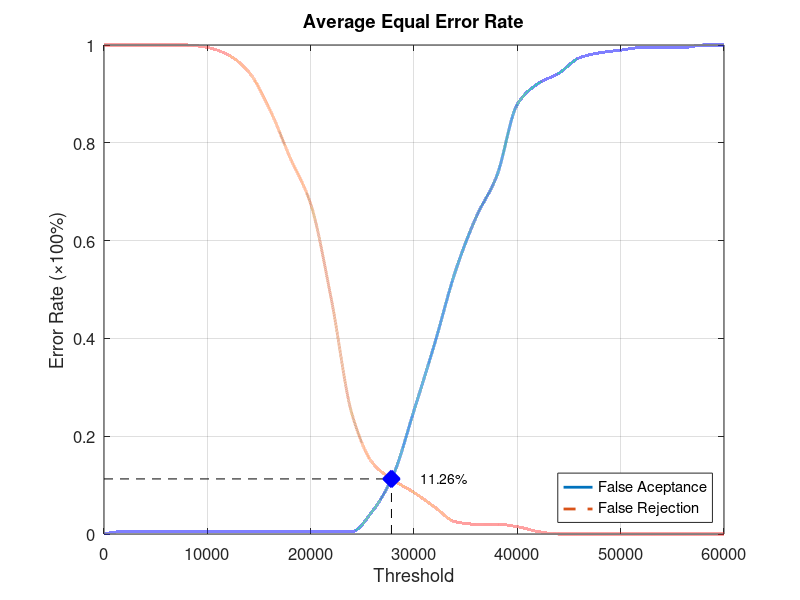
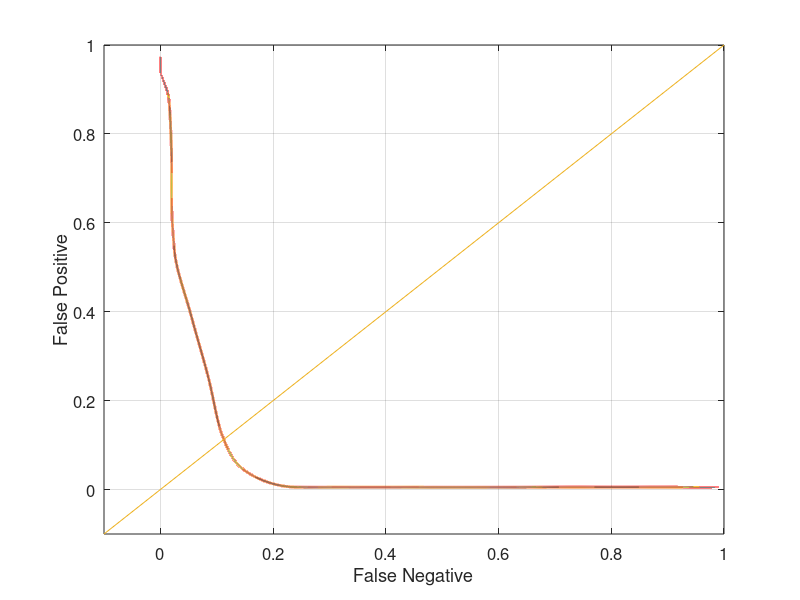

Recreate these plots in MATLAB, in order.
function yEER = Database1_2
close all;
clear;
clc;
x = 0:2000:60000;
xq = 0:0.5:60000;

y0 = [0 0.00526316 0.00526316 0.00526316 0.00526316 0.00526316 0.00526316 0.00526316 0.00526316 0.00526316 0.00526316 0.00526316 0.00526316 0.0473684 0.121053 0.252632 0.389474 0.536842 0.647368 0.731579 0.878947 0.921053 0.942105 0.973684 0.984211 0.989474 0.994737 0.994737 0.994737 1 1];
yy0 = interp1(x, y0, xq, 'pchip');
y1 = [1 1 1 1 1 0.995 0.98 0.945 0.87 0.77 0.675 0.48 0.245 0.145 0.11 0.085 0.055 0.025 0.02 0.02 0.015 0.005 0 0 0 0 0 0 0 0 0];
yy1 = interp1(x, y1, xq, 'pchip');

% Calculating EER: 
y2 = abs(y0 - y1);
find(y2 == min(y2))
yy2 = abs(yy0 - yy1);
xEER = find(yy2 == min(yy2));
xEERIndex = xq(xEER) % X-axis EER
yEER = yy0(xEER) % Y-axis EER

main = figure
plot(xq, yy0,'-','LineWidth', 2);	hold on
plot(xq, yy1,'--','LineWidth', 2);	hold on
plot([xEERIndex xEERIndex], [0 yEER], 'k--');	hold on
plot([0 xEERIndex], [yEER yEER], 'k--');	hold on
plot(xEERIndex, yEER, 'bx', 'LineWidth', 10);	hold on
text(xEERIndex + 10 * xEERIndex / 100, yEER, [num2str(round((10000 * yEER)) / 100) '%'])
legend('False Aceptance', 'False Rejection', 'Location', 'SouthEast')
xlabel('Threshold')
ylabel('Error Rate (\times100%)')
title('Average Equal Error Rate')
set(gca, 'FontSize', 12)
axis([0 60000 0 1])
grid on

print(main, 'Database1_2Main', '-dpng');
FNRxFPR = figure('Color', [1 1 1]);
plot(yy1, yy0, '-', yy1, yy0, 'LineWidth', 2);
hold on
y = -0.1:0.1:1
plot(y, y); 
set(gca, 'FontSize', 12)
xlabel('False Negative')
ylabel('False Positive')
axis([-0.1 1 -0.1 1])
set(gca, 'FontSize', 12)
grid on

print(FNRxFPR, 'Database1_2FNRxFPR','-dpng');
end
